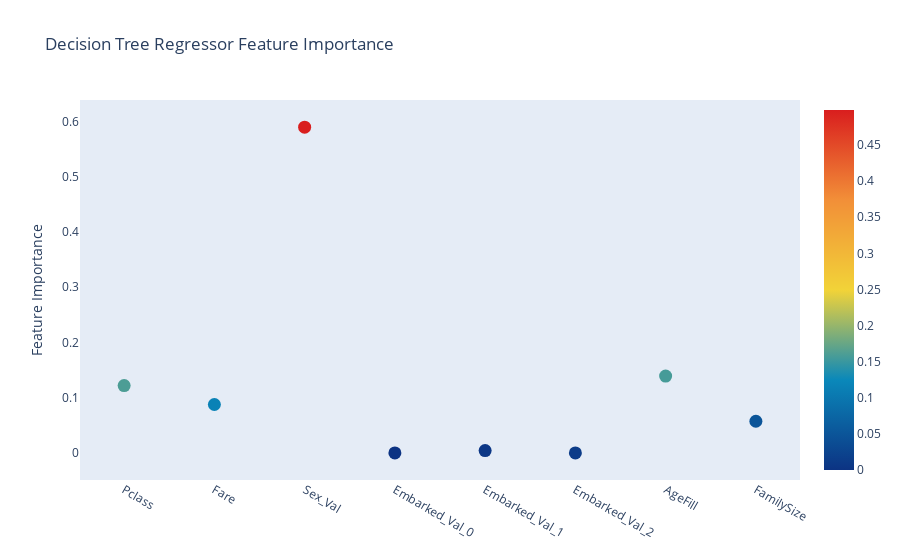

Source (notebook cell):
### Code cell
#clf_regressor 
# Scatter plot 
trace = go.Scatter(
    y = clf_regressor.feature_importances_,
    x = df_final.columns.values,
    mode='markers',
    marker=dict(
        sizemode = 'diameter',
        sizeref = 1,
        size = 13,
        #size= rf.feature_importances_,
        #color = np.random.randn(500), #set color equal to a variable
        color = clf_tree4.feature_importances_,
        colorscale='Portland',
        showscale=True
    ),
    text = df_final.columns.values
)
data = [trace]

layout= go.Layout(
    autosize= True,
    title= 'Decision Tree Regressor Feature Importance',
    hovermode= 'closest',
     xaxis= dict(
         ticklen= 5,
         showgrid=False,
        zeroline=False,
        showline=False
     ),
    yaxis=dict(
        title= 'Feature Importance',
        showgrid=False,
        zeroline=False,
        ticklen= 5,
        gridwidth= 2
    ),
    showlegend= False
)
fig = go.Figure(data=data, layout=layout)
py.iplot(fig,filename='scatter2010')

### Figure 1 — Plotly figure (JSON) as saved in the notebook; plotly's stock layout.template omitted (floating-point values rounded to 4 significant figures)
{"data": [{"marker": {"color": [0.1602, 0.1153, 0.4986, 0, 0.006427, 0.01305, 0.1568, 0.04967], "colorscale": [[0, "rgb(12,51,131)"], [0.25, "rgb(10,136,186)"], [0.5, "rgb(242,211,56)"], [0.75, "rgb(242,143,56)"], [1, "rgb(217,30,30)"]], "showscale": true, "size": 13, "sizemode": "diameter", "sizeref": 1}, "mode": "markers", "text": ["Pclass", "Fare", "Sex_Val", "Embarked_Val_0", "Embarked_Val_1", "Embarked_Val_2", "AgeFill", "FamilySize"], "type": "scatter", "x": ["Pclass", "Fare", "Sex_Val", "Embarked_Val_0", "Embarked_Val_1", "Embarked_Val_2", "AgeFill", "FamilySize"], "y": [0.1219, 0.0876, 0.5899, 0, 0.004185, 0, 0.1391, 0.0573]}], "layout": {"autosize": true, "hovermode": "closest", "showlegend": false, "title": {"text": "Decision Tree Regressor Feature Importance"}, "xaxis": {"showgrid": false, "showline": false, "ticklen": 5, "zeroline": false}, "yaxis": {"gridwidth": 2, "showgrid": false, "ticklen": 5, "title": {"text": "Feature Importance"}, "zeroline": false}}}
